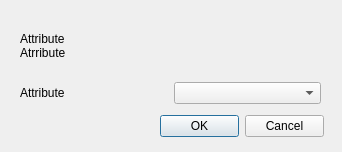
<?xml version="1.0" encoding="UTF-8"?>
<ui version="4.0">
 <class>CAttributeChooserDlg</class>
 <widget class="QDialog" name="CAttributeChooserDlg">
  <property name="geometry">
   <rect>
    <x>0</x>
    <y>0</y>
    <width>342</width>
    <height>152</height>
   </rect>
  </property>
  <property name="windowTitle">
   <string>Choose Attribute</string>
  </property>
  <widget class="QLabel" name="c_text">
   <property name="geometry">
    <rect>
     <x>20</x>
     <y>20</y>
     <width>311</width>
     <height>51</height>
    </rect>
   </property>
   <property name="text">
    <string>Attribute
Atrribute</string>
   </property>
  </widget>
  <widget class="QWidget" name="">
   <property name="geometry">
    <rect>
     <x>20</x>
     <y>80</y>
     <width>301</width>
     <height>26</height>
    </rect>
   </property>
   <layout class="QHBoxLayout" name="horizontalLayout">
    <item>
     <widget class="QLabel" name="label">
      <property name="text">
       <string>Attribute</string>
      </property>
     </widget>
    </item>
    <item>
     <widget class="QComboBox" name="c_attribute_chooser"/>
    </item>
   </layout>
  </widget>
  <widget class="QWidget" name="">
   <property name="geometry">
    <rect>
     <x>160</x>
     <y>110</y>
     <width>164</width>
     <height>32</height>
    </rect>
   </property>
   <layout class="QHBoxLayout" name="horizontalLayout_2">
    <item>
     <widget class="QPushButton" name="c_ok">
      <property name="text">
       <string>OK</string>
      </property>
     </widget>
    </item>
    <item>
     <widget class="QPushButton" name="c_cancel">
      <property name="text">
       <string>Cancel</string>
      </property>
     </widget>
    </item>
   </layout>
  </widget>
 </widget>
 <resources/>
 <connections>
  <connection>
   <sender>c_ok</sender>
   <signal>clicked()</signal>
   <receiver>CAttributeChooserDlg</receiver>
   <slot>OnOK()</slot>
   <hints>
    <hint type="sourcelabel">
     <x>174</x>
     <y>135</y>
    </hint>
    <hint type="destinationlabel">
     <x>56</x>
     <y>123</y>
    </hint>
   </hints>
  </connection>
  <connection>
   <sender>c_cancel</sender>
   <signal>clicked()</signal>
   <receiver>CAttributeChooserDlg</receiver>
   <slot>OnCancel()</slot>
   <hints>
    <hint type="sourcelabel">
     <x>267</x>
     <y>136</y>
    </hint>
    <hint type="destinationlabel">
     <x>333</x>
     <y>126</y>
    </hint>
   </hints>
  </connection>
 </connections>
 <slots>
  <slot>OnOK()</slot>
  <slot>OnCancel()</slot>
 </slots>
</ui>
